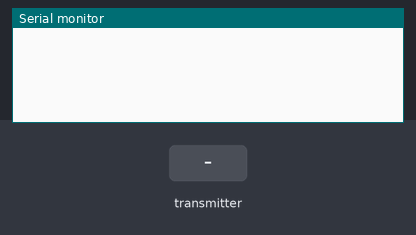
Bench run of a sketch on a simulated ESP32. Shown: the last lines printed to the serial monitor. Inputs (shaded band) come from the test bench.

Above: at 1.2 s.
1.3 s: the transmitter starts sending a = 0
At 1.66 s:
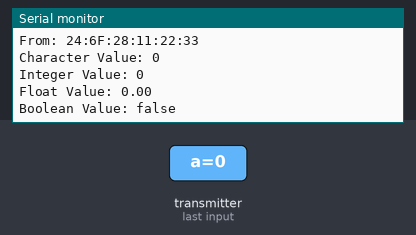
2.8 s: the transmitter starts sending d = 1
At 3.16 s:
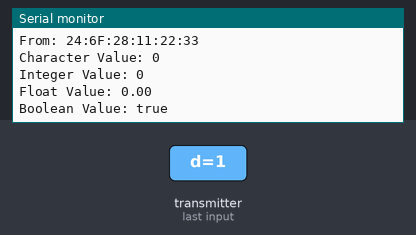
4.8 s: the transmitter starts sending b = 1024
6.3 s: the transmitter starts sending c = 25
7.8 s: the transmitter starts sending a = 1
9.3 s: the transmitter starts sending b = 2048
Timing chart, 0 to 11.8 s (numbered marks = the images above; inputs shaded):
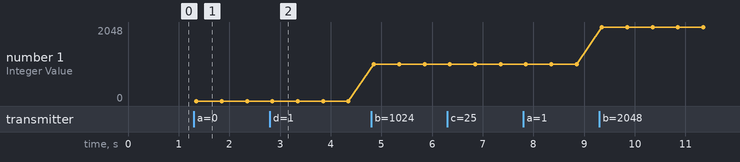

Measured:
- after the input at 1.3 s, the serial monitor: prints a new line after 0.05 s (image 1)
- after the input at 2.8 s, the serial monitor: prints a new line after 0.05 s (image 2)
- plotted number 1: 0 → 1024 after the input at 4.8 s, 1024 → 2048 after the input at 9.3 s

The sketch:

MCK_ESP32Now_RX.ino
```cpp
/*
  ESP-NOW - RX
*/

// Include Libraries
#include <esp_now.h>
#include <WiFi.h>

// Define a data structure
typedef struct struct_message {
  char a[32];
  int b;
  float c;
  bool d;
} struct_message;

// Create a structured object
struct_message myData;


// Callback function executed when data is received
void OnDataRecv(const esp_now_recv_info_t *info, const uint8_t *incomingData, int len) {
  // (Optional but recommended) size check
  if (len != sizeof(myData)) {
    Serial.print("Unexpected packet size: ");
    Serial.println(len);
    return;
  }

  memcpy(&myData, incomingData, sizeof(myData));

  Serial.print("Data received: ");
  Serial.println(len);

  // Optional: print sender MAC
  Serial.print("From: ");
  for (int i = 0; i < 6; i++) {
    Serial.printf("%02X", info->src_addr[i]);
    if (i < 5) Serial.print(":");
  }
  Serial.println();

  Serial.print("Character Value: ");
  Serial.println(myData.a);
  Serial.print("Integer Value: ");
  Serial.println(myData.b);
  Serial.print("Float Value: ");
  Serial.println(myData.c);
  Serial.print("Boolean Value: ");
  Serial.println(myData.d ? "true" : "false");
  Serial.println();
}


void setup() {
  // Set up Serial Monitor
  Serial.begin(115200);

  // Set ESP32 as a Wi-Fi Station
  WiFi.mode(WIFI_STA);

  // Initilize ESP-NOW
  if (esp_now_init() != ESP_OK) {
    Serial.println("Error initializing ESP-NOW");
    return;
  }

  // Register callback function
  esp_now_register_recv_cb(OnDataRecv);
}

void loop() {

}
```
